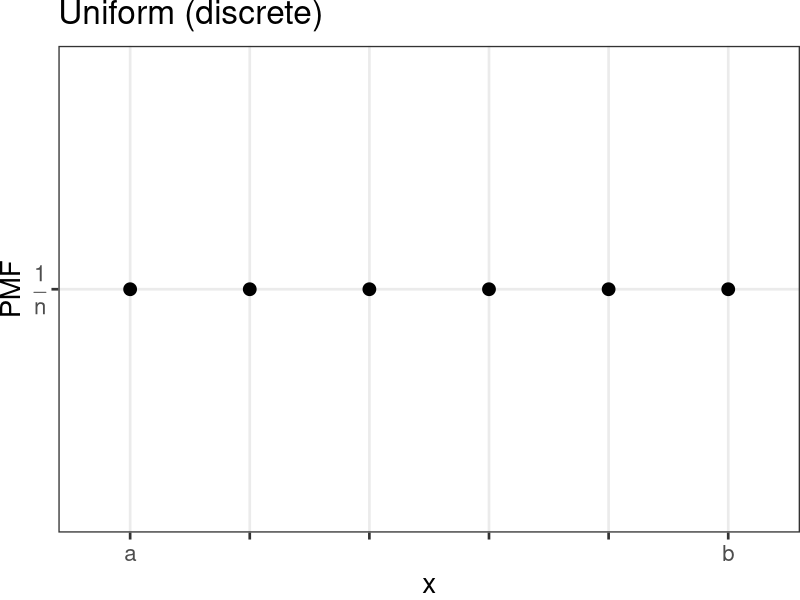
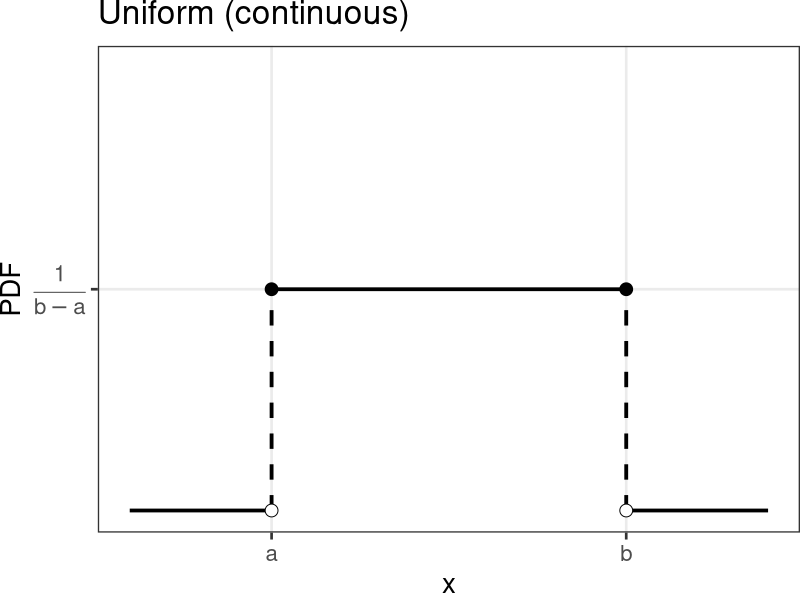

The R script that drew these images, in order: (Note: this script raises an error after producing the figures.)
library(ggplot2)
library(reshape2)
library(grid)
library(RColorBrewer)

line_width = 1.3
point_size = 4
theme_set(theme_bw(base_size=20))
theme_update(legend.key=element_rect(colour="white"),
             legend.key.width=unit(3, "lines"),
             plot.margin=unit(rep(0, 4), "lines"))

# FIXME: is it possible to move this statement into theme_update?
scale_color_discrete = function(...) scale_color_brewer(..., palette="Dark2")


# --------------------------------------------------------------------------- #

# Plots a probability mass function.
#
# Requires: x is a molten data frame and has a column "x" representing the
# abscissa values.
plot.discrete.pmf = function(data, name, legend_labels)
{
  ggplot(data) +
    aes(x, value,
        group=variable, color=variable, shape=variable, linetype=variable) +
    geom_line(size=line_width) +
    geom_point(size=point_size) +
    labs(title=name, y="PMF", color="", shape="", linetype="") +
    scale_color_discrete(labels=legend_labels) +
    scale_shape_discrete(labels=legend_labels) +
    scale_linetype_discrete(labels=legend_labels) +
    theme(legend.title=element_blank(),
          legend.justification=c(1, 1),
          legend.position=c(1, 1))
}

# Plots an ECDF for a given sample.
plot.discrete.cdf = function(data, name, legend_labels)
{
  ggplot(data) +
    aes(value,
        group=variable, color=variable, shape=variable, linetype=variable) +
    stat_ecdf() +
    labs(title=name, y="ECDF", color="", shape="", linetype="") +
    scale_color_discrete(labels=legend_labels) +
    scale_shape_discrete(labels=legend_labels) +
    scale_linetype_discrete(labels=legend_labels) +
    theme(legend.title=element_blank())
}

# Plots a list of CDFs.
plot.cdf <- function(from, to, name, cdfs, legend_labels)
{
  pal <- brewer.pal(length(cdfs), "Dark2")

  p <- ggplot(data.frame(x=c(from, to)), aes(x)) +
         labs(title=name, y="CDF", color="", shape="", linetype="") +
         scale_color_discrete(labels=legend_labels) +
         scale_shape_discrete(labels=legend_labels) +
         scale_linetype_discrete(labels=legend_labels) +
         theme(legend.title=element_blank(),
               legend.justification=c(0, 1),
               legend.position=c(0, 1))

  for (i in 1:length(cdfs))
    p <- p + stat_function(fun=cdfs[[i]], geom="step", color=pal[i])

  p
}

plot.uniform.pmf = function()
{
  xseq = 3:8
  ggplot(data.frame(x0=factor(xseq), x1=xseq, y0=0, y1=0.5)) +
    aes(x=x0, y=y1) +
    geom_point(size=point_size) +
#    geom_segment(aes(x=x1, xend=x1, y=y0, yend=y1), linetype="dashed") +
    labs(title="Uniform (discrete)") +
    theme(panel.grid.minor=element_blank()) +
    scale_x_discrete(name="x",
                     breaks=xseq,
                     limits=1:10,
                     labels=c("a", rep("", length(xseq)-2), "b")) +
    scale_y_continuous(name="PMF",
                       breaks=0.5,
                       limits=0:1,
                       labels=expression(frac(1, n)))
}

plot.binomial.pmf = function()
{
  n = c(40, 30, 25)
  p = c(0.3, 0.6, 0.9)
  xseq = 1:40
  pmf = function(x, y) dbinom(xseq, x, y)
  molten = melt(cbind(x=xseq, data.frame(mapply(pmf, n, p))), id=1)

  s = function(k) substitute(list(n==i, p==j), list(i=n[k], j=p[k]))
  plot.discrete.pmf(molten, "Binomial", lapply(1:length(n), s))
}

plot.binomial.cdf = function()
{
  n = c(40, 30, 25)
  p = c(0.3, 0.6, 0.9)
  factory <- function(x, y) { force(x); force(y); function(z) pbinom(z, x, y) }
  cdfs <- mapply(factory, n, p)
  s = function(k) substitute(list(n==i, p==j), list(i=n[k], j=p[k]))
  plot.cdf(1, 40, "Binomial", cdfs, s)
}

plot.geometric.pmf = function()
{
  p = c(0.2, 0.5, 0.8)
  xseq = 0:10
  pmf = function(x) dgeom(xseq, x)
  molten = melt(cbind(x=xseq+1, data.frame(sapply(p, pmf))), id=1)

  s = function(k) substitute(p==j, list(j=p[k]))
  plot.discrete.pmf(molten, "Geometric", lapply(1:length(p), s)) +
    theme(legend.justification=c(0, 1), legend.position=c(0, 1))
}

plot.geometric.cdf = function()
{
  p = c(0.2, 0.5, 0.8)
  cdfs = sapply(p, function(z) { force(z); function(x) pgeom(x, z) })
  s = function(k) substitute(p==j, list(j=p[k]))
  plot.cdf(1, 10, "Geometric", cdfs, s)
}

plot.poisson.pmf = function()
{
  lambda = c(1,4,10)
  xseq = 0:20
  pmf = function(x) dpois(xseq, x)
  molten = melt(cbind(x=xseq+1, data.frame(sapply(lambda, pmf))), id=1)

  s = function(k) substitute(lambda==j, list(j=lambda[k]))
  plot.discrete.pmf(molten, "Poisson", lapply(1:length(lambda), s))
}

plot.poisson.cdf = function()
{
  lambda = c(1,4,10)
  cdfs = sapply(lambda, function(z) { force(z); function(x) ppois(x, z) })
  s = function(k) substitute(lambda==j, list(j=lambda[k]))
  plot.cdf(1, 20, "Poisson", cdfs, s)
}

# --------------------------------------------------------------------------- #

# Plots a probability distribution function.
#
# Requires: x is a molten data frame and has a column "x" representing the
# abscissa values.
plot.continuous.pdf = function(data, name, legend_labels)
{
  ggplot(data) +
    aes(x, value, group=variable, color=variable, linetype=variable) +
    geom_line(size=line_width) +
    ylab("PDF") +
    scale_color_discrete(name="", labels=legend_labels) +
    scale_linetype_discrete(name="", labels=legend_labels) +
    ggtitle(name) +
    theme(legend.justification=c(1, 1),
          legend.position=c(1, 1))
}

plot.uniform.pdf = function()
{
  solid = data.frame(x0=c(1, 3,   8),
                     x1=c(3, 8,  10),
                     y0=c(0, 0.5, 0),
                     y1=c(0, 0.5, 0))
  dashed = data.frame(x0=c(solid[1,2], solid[3,1]),
                      x1=c(solid[1,2], solid[2,2]),
                      y0=c(solid[1,3], solid[3,3]),
                      y1=c(solid[2,3], solid[2,4]))
  filled = data.frame(x=c(solid[2,1], solid[3,1]),
                      y=c(solid[2,3], solid[2,3]))
  hollow = data.frame(x=c(solid[2,1], solid[3,1]),
                      y=c(solid[1,3], solid[3,3]))

  ggplot(solid) +
    geom_segment(aes(x=x0, xend=x1, y=y0, yend=y1), size=line_width) +
    geom_segment(data=dashed,
                 aes(x=x0, xend=x1, y=y0, yend=y1),
                 size=line_width,
                 linetype="dashed") +
    geom_point(data=filled, aes(x=x, y=y), size=point_size) +
    geom_point(data=hollow, aes(x=x, y=y), size=point_size, shape=21,
               fill="white") +
    theme(panel.grid.minor=element_blank()) +
    ggtitle("Uniform (continuous)") +
    scale_x_continuous(name="x",
                       breaks=c(solid[1,2], solid[3,1]),
                       limits=c(solid[1,1], solid[3,2]),
                       labels=c("a", "b")) +
    scale_y_continuous(name="PDF",
                       breaks=solid[2,3],
                       limits=0:1,
                       labels=expression(frac(1, b-a)))
}

plot.normal = function()
{
  mu = c(0,0,0,-2)
  s2 = c(0.2,1,5,0.5)
  xseq = seq(-5,5, by=0.01)
  f = function(x,y) dnorm(xseq, x, y)
  molten = melt(cbind(x=xseq, data.frame(mapply(f, mu, sqrt(s2)))), id=1)

  s = function(k) substitute(list(mu==i, sigma^2==j), list(i=mu[k], j=s2[k]))
  plot.continuous.pdf(molten, "Normal", lapply(1:length(mu), s)) +
    ylab(expression(phi(x)))
}

plot.lognormal = function()
{
  mu = c(0,2,0,1/2,1/4,1/8)
  s2 = c(3,2,1,1,1,1)
  xseq = seq(0,3, by=0.01)
  f = function(x, y) dlnorm(xseq, x, y)
  molten = melt(cbind(x=xseq, data.frame(mapply(f, mu, sqrt(s2)))), id=1)

  s = function(k) substitute(list(mu==i, sigma^2==j), list(i=mu[k], j=s2[k]))
  plot.continuous.pdf(molten, "Log-Normal", lapply(1:length(mu), s))
}

plot.student = function()
{
  nu = c(1,2,5,Inf)
  xseq = seq(-5,5, by=0.01)
  f = function(x) dt(xseq, x)
  molten = melt(cbind(x=xseq, data.frame(sapply(nu, f))), id=1)

  s = function(k) substitute(nu==i, list(i=nu[k]))
  s.last = quote(nu==infinity)
  plot.continuous.pdf(molten,
                  expression(bold("Student\'s") ~ italic(t)),
                  c(lapply(1:(length(nu)-1), s), s.last))
}

plot.chisquare = function()
{
  k = 1:5
  xseq = seq(0,8, by=0.01)
  f = function(x) dchisq(xseq, x)
  molten = melt(cbind(x=xseq, data.frame(sapply(k, f))), id=1)

  s = function(l) substitute(k == i, list(i=k[l]))
  plot.continuous.pdf(molten, expression(chi^2), lapply(1:length(k), s))
}

plot.f = function()
{
  d1 = c(1,2,5,100,100)
  d2 = c(1,1,2,1,100)
  xseq = seq(0,5, by=0.01)
  f = function(x, y) df(xseq, x, y)
  molten = melt(cbind(x=xseq, data.frame(mapply(f, d1, d2))), id=1)

  s = function(k) substitute(list(d[1]==i, d[2]==j), list(i=d1[k], j=d2[k]))
  plot.continuous.pdf(molten, "F", lapply(1:length(d1), s))
}

plot.exp = function()
{
  b = c(2, 1, 0.4)
  xseq = seq(0, 5, by=0.01)
  f = function(x) dexp(xseq, x)
  molten = melt(cbind(x=xseq, data.frame(sapply(b, f))), id=1)

  s = function(k) substitute(beta == i, list(i=b[k]))
  plot.continuous.pdf(molten, "Exponential", lapply(1:length(b), s))
}

plot.gamma = function()
{
  a = c(1,2,3,5,9)
  b = c(2,2,2,1,0.5)
  xseq = seq(0, 20, by=0.1)
  f = function(x, y) dgamma(xseq, x, 1/y)
  molten = melt(cbind(x=xseq, data.frame(mapply(f, a, b))), id=1)

  s = function(k) substitute(list(alpha == i, beta == j), list(i=a[k], j=b[k]))
  plot.continuous.pdf(molten, "Gamma", lapply(1:length(a), s))
}

plot.invgamma = function()
{
  require(MCMCpack)

  a = c(1,2,3,3)
  b = c(1,1,1,0.5)
  xseq = seq(0, 5, by=0.01)
  f = function(x,y) dinvgamma(xseq, x, y)
  molten = melt(cbind(x=xseq, data.frame(mapply(f, a, b))), id=1)

  s = function(k) substitute(list(alpha == i, beta == j), list(i=a[k], j=b[k]))
  plot.continuous.pdf(molten, "Inverse Gamma", lapply(1:length(a), s))
}

#plot.dirichlet = function()
#{
#  require(MCMCpack)
#
#  a = list(c(6,2,2), c(3,7,5), c(6,2,6), c(2,3,4))
#  seqs = seq(0, 15, by=0.01) # FIXME: choose right input
#  f = function(v) ddirichlet(cbind(seqs, seqs, seqs), v)
#
#  # TODO
#  mapply(f, a, b)
#
#  s = function(k) substitute(list(alpha == i), list(i=a[k]))
#  labs = lapply(1:length(a), s)
#}

plot.beta = function()
{
  a = c(0.5,5,1,2,2)
  b = c(0.5,1,3,2,5)
  xseq = seq(0, 1, by=0.01)
  f = function(x,y) dbeta(xseq, x, y)
  molten = melt(cbind(x=xseq, data.frame(mapply(f, a, b))), id=1)

  s = function(k) substitute(list(alpha == i, beta == j), list(i=a[k], j=b[k]))
  plot.continuous.pdf(molten, "Beta", lapply(1:length(a), s)) +
    theme(legend.justification=c(0.5, 1), legend.position=c(0.5, 1))
}

plot.weibull = function()
{
  lambda = c(1,1,1,1)
  k = c(0.5,1,1.5,5)
  xseq = seq(0, 2.5, by=0.01)
  f = function(x,y) dweibull(xseq, x, y)
  molten = melt(cbind(x=xseq, data.frame(mapply(f, k, lambda))), id=1)

  s = function(l) substitute(list(lambda == i, k == j),
                             list(i=lambda[l], j=k[l]))
  plot.continuous.pdf(molten, "Weibull", lapply(1:length(k), s))
}

plot.pareto = function()
{
  require(VGAM)

  xm = rep(1,3)
  a = c(1,2,4)
  xseq = seq(0,5, by=0.01)
  f = function(x,y) dpareto(xseq, x, y)
  molten = melt(cbind(x=xseq, data.frame(mapply(f, xm, a))), id=1)

  s = function(k) substitute(list(x[m] == i, alpha == j), list(i=xm[k], j=a[k]))
  plot.continuous.pdf(molten, "Pareto", lapply(1:length(a), s))
}

# --------------------------------------------------------------------------- #

# Saves a ggplot2 to disk.
#
# Requires: f outputs a ggplot2.
store = function(f, name)
{
    pdf(paste(name, "pdf", sep="."))
    print(f())
    dev.off()
}

store(plot.uniform.pmf, "uniform-discrete")
store(plot.uniform.pdf, "uniform-continuous")
store(plot.binomial, "binomial")
store(plot.geometric, "geometric")
store(plot.poisson, "poisson")
store(plot.normal, "normal")
store(plot.lognormal, "lognormal")
store(plot.poisson, "poisson")
store(plot.student, "student")
store(plot.chisquare, "chisquare")
store(plot.f, "f")
store(plot.exp, "exponential")
store(plot.gamma, "gamma")
store(plot.invgamma, "invgamma")
store(plot.beta, "beta")
store(plot.weibull, "weibull")
store(plot.pareto, "pareto")
